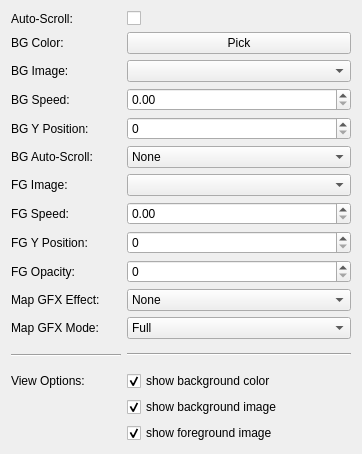
           <widget class="QWidget" name="page_map_properties">
            <property name="geometry">
             <rect>
              <x>0</x>
              <y>0</y>
              <width>362</width>
              <height>452</height>
             </rect>
            </property>
            <attribute name="label">
             <string>Map Properties</string>
            </attribute>
            <layout class="QVBoxLayout" name="verticalLayout_11">
             <item>
              <layout class="QGridLayout" name="gridLayout_13">
               <item row="3" column="2">
                <widget class="QDoubleSpinBox" name="bg1_speed">
                 <property name="minimum">
                  <double>0.000000000000000</double>
                 </property>
                 <property name="maximum">
                  <double>4.000000000000000</double>
                 </property>
                 <property name="singleStep">
                  <double>0.100000000000000</double>
                 </property>
                </widget>
               </item>
               <item row="0" column="2">
                <widget class="QCheckBox" name="mapAutoScroll_checkBox">
                 <property name="text">
                  <string/>
                 </property>
                </widget>
               </item>
               <item row="13" column="2">
                <widget class="QCheckBox" name="checkBox">
                 <property name="text">
                  <string>show background color</string>
                 </property>
                 <property name="checked">
                  <bool>true</bool>
                 </property>
                </widget>
               </item>
               <item row="7" column="2">
                <widget class="QDoubleSpinBox" name="fg_speed_doubleSpinBox">
                 <property name="maximum">
                  <double>4.000000000000000</double>
                 </property>
                 <property name="singleStep">
                  <double>0.100000000000000</double>
                 </property>
                </widget>
               </item>
               <item row="10" column="2">
                <widget class="QComboBox" name="mapGFX_comboBox">
                 <item>
                  <property name="text">
                   <string>None</string>
                  </property>
                 </item>
                 <item>
                  <property name="text">
                   <string>Rain</string>
                  </property>
                 </item>
                 <item>
                  <property name="text">
                   <string>Snow</string>
                  </property>
                 </item>
                 <item>
                  <property name="text">
                   <string>Underwater</string>
                  </property>
                 </item>
                 <item>
                  <property name="text">
                   <string>Train</string>
                  </property>
                 </item>
                 <item>
                  <property name="text">
                   <string>Flash Stopper</string>
                  </property>
                 </item>
                 <item>
                  <property name="text">
                   <string>Lighting Bolt</string>
                  </property>
                 </item>
                 <item>
                  <property name="text">
                   <string>Shadow Top</string>
                  </property>
                 </item>
                 <item>
                  <property name="text">
                   <string>Inferno</string>
                  </property>
                 </item>
                </widget>
               </item>
               <item row="2" column="0">
                <widget class="QLabel" name="label_52">
                 <property name="text">
                  <string>BG Image:</string>
                 </property>
                </widget>
               </item>
               <item row="13" column="0">
                <widget class="QLabel" name="label_15">
                 <property name="text">
                  <string>View Options:</string>
                 </property>
                </widget>
               </item>
               <item row="1" column="0">
                <widget class="QLabel" name="label_58">
                 <property name="text">
                  <string>BG Color:</string>
                 </property>
                </widget>
               </item>
               <item row="5" column="0">
                <widget class="QLabel" name="label_16">
                 <property name="text">
                  <string>BG Auto-Scroll:</string>
                 </property>
                </widget>
               </item>
               <item row="4" column="2">
                <widget class="QSpinBox" name="bg1_y_pos">
                 <property name="maximum">
                  <number>999</number>
                 </property>
                </widget>
               </item>
               <item row="12" column="0">
                <widget class="Line" name="line">
                 <property name="minimumSize">
                  <size>
                   <width>0</width>
                   <height>20</height>
                  </size>
                 </property>
                 <property name="orientation">
                  <enum>Qt::Horizontal</enum>
                 </property>
                </widget>
               </item>
               <item row="15" column="0">
                <spacer name="verticalSpacer_5">
                 <property name="orientation">
                  <enum>Qt::Vertical</enum>
                 </property>
                 <property name="sizeHint" stdset="0">
                  <size>
                   <width>20</width>
                   <height>40</height>
                  </size>
                 </property>
                </spacer>
               </item>
               <item row="8" column="0">
                <widget class="QLabel" name="label_9">
                 <property name="text">
                  <string>FG Y Position:</string>
                 </property>
                </widget>
               </item>
               <item row="0" column="0">
                <widget class="QLabel" name="label_3">
                 <property name="maximumSize">
                  <size>
                   <width>110</width>
                   <height>16777215</height>
                  </size>
                 </property>
                 <property name="text">
                  <string>Auto-Scroll:</string>
                 </property>
                </widget>
               </item>
               <item row="12" column="2">
                <widget class="Line" name="line_2">
                 <property name="orientation">
                  <enum>Qt::Horizontal</enum>
                 </property>
                </widget>
               </item>
               <item row="2" column="2">
                <widget class="QComboBox" name="bg1_filename"/>
               </item>
               <item row="6" column="0">
                <widget class="QLabel" name="label_6">
                 <property name="text">
                  <string>FG Image:</string>
                 </property>
                </widget>
               </item>
               <item row="7" column="0">
                <widget class="QLabel" name="label_8">
                 <property name="text">
                  <string>FG Speed:</string>
                 </property>
                </widget>
               </item>
               <item row="15" column="2">
                <widget class="QCheckBox" name="fg_show_checkBox">
                 <property name="text">
                  <string>show foreground image</string>
                 </property>
                 <property name="checked">
                  <bool>true</bool>
                 </property>
                </widget>
               </item>
               <item row="8" column="2">
                <widget class="QSpinBox" name="fg_position_spinBox">
                 <property name="maximum">
                  <number>320</number>
                 </property>
                </widget>
               </item>
               <item row="6" column="2">
                <widget class="QComboBox" name="fb_image_comboBox"/>
               </item>
               <item row="14" column="2">
                <widget class="QCheckBox" name="checkBox_2">
                 <property name="text">
                  <string>show background image</string>
                 </property>
                 <property name="checked">
                  <bool>true</bool>
                 </property>
                </widget>
               </item>
               <item row="3" column="0">
                <widget class="QLabel" name="label_61">
                 <property name="text">
                  <string>BG Speed:</string>
                 </property>
                </widget>
               </item>
               <item row="5" column="2">
                <widget class="QComboBox" name="autoScrollBG1_mode">
                 <item>
                  <property name="text">
                   <string>None</string>
                  </property>
                 </item>
                 <item>
                  <property name="text">
                   <string>Up</string>
                  </property>
                 </item>
                 <item>
                  <property name="text">
                   <string>Down</string>
                  </property>
                 </item>
                 <item>
                  <property name="text">
                   <string>Left</string>
                  </property>
                 </item>
                 <item>
                  <property name="text">
                   <string>Right</string>
                  </property>
                 </item>
                 <item>
                  <property name="text">
                   <string>Diagonal TBD</string>
                  </property>
                 </item>
                </widget>
               </item>
               <item row="4" column="0">
                <widget class="QLabel" name="label_56">
                 <property name="text">
                  <string>BG Y Position:</string>
                 </property>
                </widget>
               </item>
               <item row="10" column="0">
                <widget class="QLabel" name="label_14">
                 <property name="text">
                  <string>Map GFX Effect:</string>
                 </property>
                </widget>
               </item>
               <item row="1" column="2">
                <widget class="QPushButton" name="bg_color_pick">
                 <property name="text">
                  <string>Pick</string>
                 </property>
                </widget>
               </item>
               <item row="9" column="0">
                <widget class="QLabel" name="label_17">
                 <property name="text">
                  <string>FG Opacity:</string>
                 </property>
                </widget>
               </item>
               <item row="9" column="2">
                <widget class="QSpinBox" name="fg_opacity_spinBox">
                 <property name="maximum">
                  <number>100</number>
                 </property>
                </widget>
               </item>
               <item row="11" column="0">
                <widget class="QLabel" name="label_18">
                 <property name="text">
                  <string>Map GFX Mode:</string>
                 </property>
                </widget>
               </item>
               <item row="11" column="2">
                <widget class="QComboBox" name="mapGFXMode_comboBox">
                 <property name="currentIndex">
                  <number>0</number>
                 </property>
                 <item>
                  <property name="text">
                   <string>Full</string>
                  </property>
                 </item>
                 <item>
                  <property name="text">
                   <string>Background</string>
                  </property>
                 </item>
                 <item>
                  <property name="text">
                   <string>Overlay</string>
                  </property>
                 </item>
                </widget>
               </item>
              </layout>
             </item>
            </layout>
           </widget>
